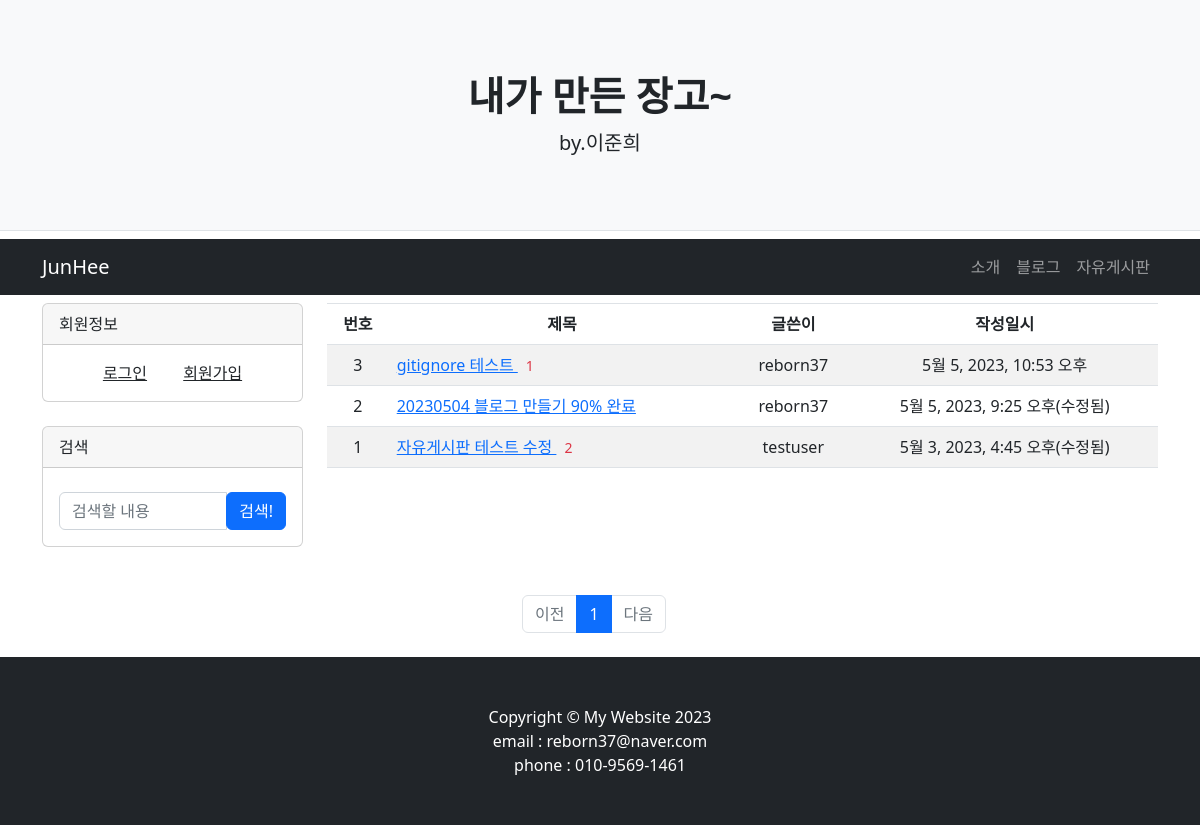
Page /freeboard/ on the committed database.
### freeboard/models.py (models this page shows, shortened)
class FreePost(models.Model):
    id = models.AutoField(primary_key=True)
    title = models.CharField(max_length=200)
    author = models.ForeignKey(User, on_delete=models.CASCADE, related_name='free_author_question')
    content = models.TextField()
    create_date = models.DateTimeField()
    modify_date = models.DateTimeField(null=True, blank=True)
    click = models.IntegerField(null=True, default=0) # 클릭
    class Meta:
        db_table = 'freepost'

### freeboard/views.py (the view, shortened to what this page needs)
# urls.py: path('', views.freeboardhome,name='freeboardhome'),
def freeboardhome(request):
    posts = countpost(request)
    comments = countcomment(request)
    page = request.GET.get('page', '1') # 페이지
    kw = request.GET.get('kw', '')  # 검색어
    freepost_list = FreePost.objects.order_by('-create_date')
    paginator = Paginator(freepost_list, 5)  # 페이지당 10개씩 보여주기
    page_obj = paginator.get_page(page)
    context = {'post_list': page_obj, 'page': page, 'kw': kw, 'posts':posts,'comments':comments}
    return render(request, 'freeboard/freeboardmain.html', context)

### freeboard/templatetags/free_filter.py (called while the page is built)
@register.filter
def sub(value, arg):
    return value - arg

### freeboard/views.py (called while the page is built)
def countpost(request):
    if request.user in User.objects.all(): # 유저가 로그인하면
        postcount = Post.objects.filter(author_id=request.user).count()
        freepostcount = FreePost.objects.filter(author_id=request.user).count()
        return postcount+freepostcount # 유저의 아이디=포스트 작성자 아이디 인 포스트들의 갯수를 세서 posts에 담아서 render

def countcomment(request):
    if request.user in User.objects.all():
        commentcount = Comment.objects.filter(author_id=request.user).count()
        freecommentcount = FreeComment.objects.filter(author_id=request.user).count()
        return commentcount+freecommentcount

### templates/freeboard/freeboardmain.html (shortened to what this page needs)
{% extends 'base.html' %}
{% load free_filter %}
{% block content%}
<div class="container">
    <div class="row">
        {% include  "freeleftbox.html" %}
        <div class='col-lg-9'>
            <table class="table table-striped">
                <thead class='table-bordered'>
                    <tr class=' text-center'>
                        <th>번호</th>
                        <th sytle="width:50%">제목</th>
                        <th>글쓴이</th>
                        <th>작성일시</th>
                    </tr>
                </thead>
                <tbody>
                {% if post_list %}
                {% for post in post_list %}
                    <tr class="text-center">
                        <td>
                            {{ post_list.paginator.count|sub:post_list.start_index|sub:forloop.counter0|add:1 }}
                        </td>
                        <td class='text-start'>
                            <a href="{% url 'freeboard:free_detail' post.id %}">{{ post.title }} </a>
                            {% if post.freecomment_set.count > 0 %}
                            <span class="text-danger small mx-2">{{ post.freecomment_set.count }}</span>
                            {% endif %}
                        </td>
                        <td>{{ post.author.username }}</td>
                        {% if post.modify_date %}
                        <td>{{ post.modify_date }}(수정됨)</td>
                        {% else %}
                        <td>{{ post.create_date }}</td>
                        {% endif %}
                    </tr>
                {% endfor %}
                {% else %}
                <tr>
                    <td colspan="4">게시글이 없습니다.</td>
                </tr>
                {% endif %}
                </tbody>
            </table>
        </div>
        <ul class="pagination justify-content-center my-4">
            {% if post_list.has_previous %}
            <li class="page-item">
                <a class="page-link" href="?page={{ post_list.previous_page_number }}">이전</a>
            </li>
            {% else %}
            <li class="page-item disabled">
                <a class="page-link" tabindex="-1" aria-disabled="true" href="#">이전</a>
            </li>
            {% endif %}
            {% for page_number in post_list.paginator.page_range %}
            {% if page_number == post_list.number %}
            <li class="page-item active" aria-current="page">
                <a class="page-link" href="?page={{ page_number }}">{{ page_number }}</a>
            </li>
            {% else %}
            <li class="page-item">
                <a class="page-link" href="?page={{ page_number }}">{{ page_number }}</a>
            </li>
            {% endif %}
            {% endfor %}
            {% if post_list.has_next %}
            <li class="page-item">
                <a class="page-link" href="?page={{ post_list.next_page_number }}">다음</a>
            </li>
            {% else %}
            <li class="page-item disabled">
                <a class="page-link" tabindex="-1" aria-disabled="true" href="#">다음</a>
            </li>
            {% endif %}
        </ul>
    </div>
</div>
{% endblock %}

### rows in the picture
FreePost: paginator.count|sub "3", title "gitignore 테스트", freecomment_set.count "1", author.username "reborn37", create_date "5월 5, 2023, 10:53 오후"
FreePost: paginator.count|sub "2", title "20230504 블로그 만들기 90% 완료", author.username "reborn37", modify_date "5월 5, 2023, 9:25 오후"
FreePost: paginator.count|sub "1", title "자유게시판 테스트 수정", freecomment_set.count "2", author.username "testuser", modify_date "5월 3, 2023, 4:45 오후"

### other values in the picture
{{ page_number }} "1"
